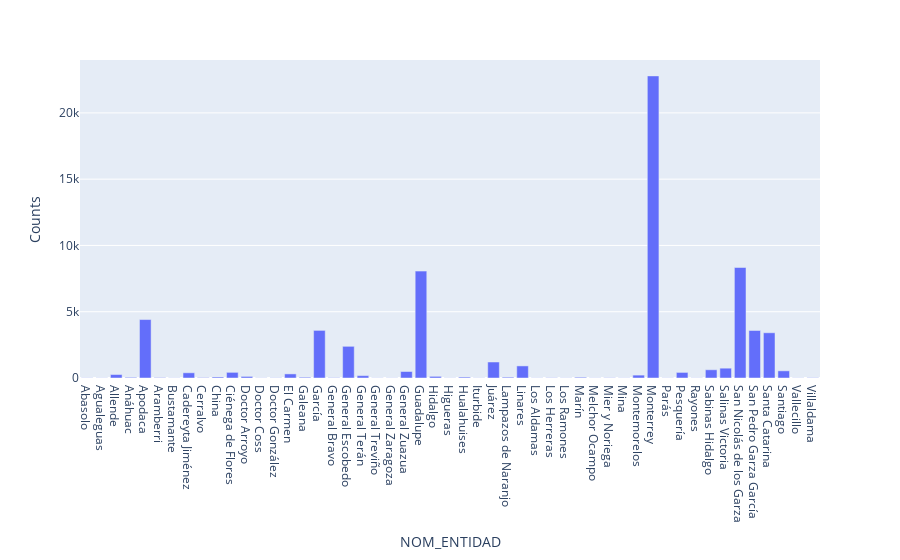

Source (notebook cell):
### Code cell
# Bar Plot
items, counts = np.unique(atus_transformed.query("NOM_ENTIDAD == 'Nuevo Leon'")["NOM_MUNICIPIO"], return_counts = True) 
pd.DataFrame({"NOM_ENTIDAD": items, "Counts": counts}).plot.bar(x = "NOM_ENTIDAD", y = "Counts")

### Figure 1 — Plotly figure (JSON) as saved in the notebook; plotly's stock layout.template omitted (floating-point values rounded to 4 significant figures)
{"data": [{"alignmentgroup": "True", "hovertemplate": "NOM_ENTIDAD=%{x}<br>Counts=%{y}<extra></extra>", "legendgroup": "", "marker": {"color": "#636efa", "pattern": {"shape": ""}}, "name": "", "offsetgroup": "", "orientation": "v", "showlegend": false, "textposition": "auto", "type": "bar", "x": ["Abasolo", "Agualeguas", "Allende", "Anáhuac", "Apodaca", "Aramberri", "Bustamante", "Cadereyta Jiménez", "Cerralvo", "China", "Ciénega de Flores", "Doctor Arroyo", "Doctor Coss", "Doctor González", "El Carmen", "Galeana", "García", "General Bravo", "General Escobedo", "General Terán", "General Treviño", "General Zaragoza", "General Zuazua", "Guadalupe", "Hidalgo", "Higueras", "Hualahuises", "Iturbide", "Juárez", "Lampazos de Naranjo", "Linares", "Los Aldamas", "Los Herreras", "Los Ramones", "Marín", "Melchor Ocampo", "Mier y Noriega", "Mina", "Montemorelos", "Monterrey", "Parás", "Pesquería", "Rayones", "Sabinas Hidalgo", "Salinas Victoria", "San Nicolás de los Garza", "San Pedro Garza García", "Santa Catarina", "Santiago", "Vallecillo", "Villaldama"], "xaxis": "x", "y": [14, 13, 261, 50, 4409, 31, 12, 393, 31, 76, 426, 119, 12, 16, 309, 58, 3592, 24, 2390, 179, 12, 12, 490, 8063, 124, 13, 70, 12, 1207, 62, 912, 12, 18, 13, 57, 12, 18, 12, 217, 22791, 12, 421, 12, 621, 741, 8336, 3584, 3412, 540, 12, 21], "yaxis": "y"}], "layout": {"barmode": "relative", "legend": {"tracegroupgap": 0}, "margin": {"t": 60}, "xaxis": {"anchor": "y", "domain": [0, 1], "title": {"text": "NOM_ENTIDAD"}}, "yaxis": {"anchor": "x", "domain": [0, 1], "title": {"text": "Counts"}}}}
